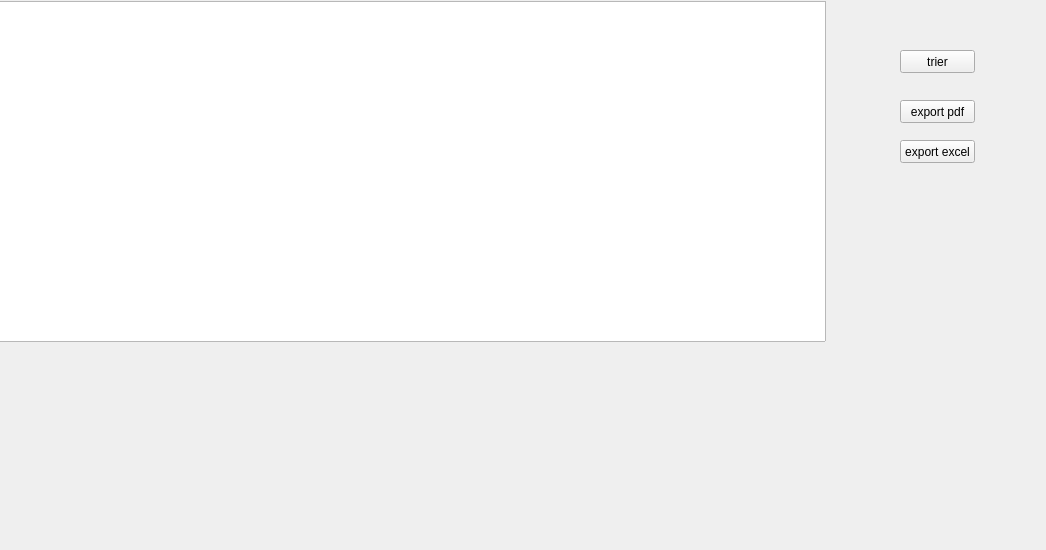
      <widget class="QWidget" name="tab_7">
       <attribute name="title">
        <string>afficher commande</string>
       </attribute>
       <widget class="QTableView" name="tableView">
        <property name="geometry">
         <rect>
          <x>-5</x>
          <y>1</y>
          <width>831</width>
          <height>341</height>
         </rect>
        </property>
       </widget>
       <widget class="QLabel" name="label_8">
        <property name="geometry">
         <rect>
          <x>6</x>
          <y>340</y>
          <width>1031</width>
          <height>201</height>
         </rect>
        </property>
        <property name="text">
         <string/>
        </property>
       </widget>
       <widget class="QPushButton" name="trier">
        <property name="geometry">
         <rect>
          <x>900</x>
          <y>50</y>
          <width>75</width>
          <height>23</height>
         </rect>
        </property>
        <property name="text">
         <string>trier</string>
        </property>
       </widget>
       <widget class="QPushButton" name="export_2">
        <property name="geometry">
         <rect>
          <x>900</x>
          <y>100</y>
          <width>75</width>
          <height>23</height>
         </rect>
        </property>
        <property name="text">
         <string>export pdf</string>
        </property>
       </widget>
       <widget class="QPushButton" name="excel">
        <property name="geometry">
         <rect>
          <x>900</x>
          <y>140</y>
          <width>75</width>
          <height>23</height>
         </rect>
        </property>
        <property name="text">
         <string>export excel</string>
        </property>
       </widget>
      </widget>
